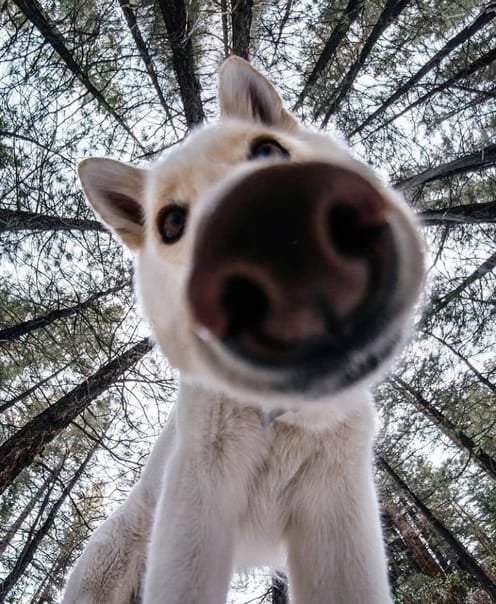
#> input picture ImageAndCamera/cat.jpg, 496 x 604 px, given in place of the camera
$ python Object_recognition.py
#> lines starting #> are read from the running program, lines starting #| are printed output that depends on the picture; after the words box and inside, x2 and y2 are one past the last pixel; in counts of white or black regions, pixels touching at a corner belong together
import cv2
import numpy as np
import imutils

cap= cv2.VideoCapture(0)
cap.set(3,640)
cap.set(4,480)


while True:
     _,frame= cap.read()
#> frame is the input picture: shape (604, 496, 3); mean B, G, R 121.4, 119.9, 122

     hsv = cv2.cvtColor(frame, cv2.COLOR_BGR2HSV)
#> hsv: shape (604, 496, 3); mean H, S, V 84.9, 30.9, 126.8

     lower_yellow = np.array([25,70,120])
     upper_yellow = np.array([30,255,255])

     lower_green  = np.array([40,70,80])
     upper_green  = np.array([70,255,255])

     lower_red = np.array([0,50,120])
     upper_red = np.array([10,255,255])

     lower_blue = np.array([90,60,0])
     upper_blue = np.array([121,255,255])

     mask1 = cv2.inRange(hsv,lower_yellow,upper_yellow)
#> mask1: shape (604, 496); every value is 0
     mask2 = cv2.inRange(hsv,lower_red,upper_green)
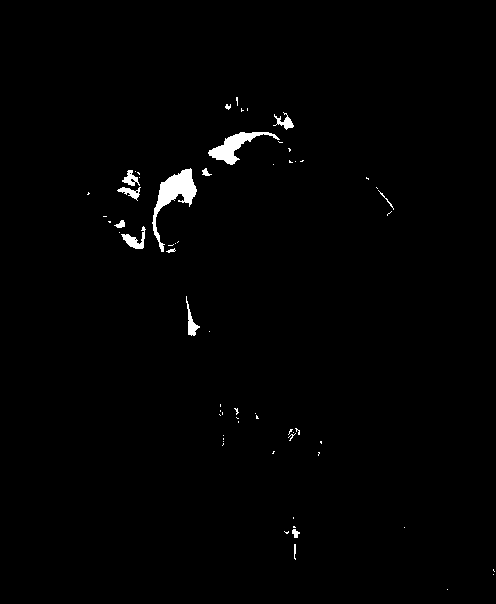
#> mask2: shape (604, 496); 1.1% white; 64 white regions (50 under 20 px), largest, box (x1, y1, x2, y2) and area: (152, 168, 197, 252) 1138, (208, 132, 280, 165) 767, (121, 226, 146, 249) 226
     mask3 = cv2.inRange(hsv,lower_blue,upper_red)
     mask4 = cv2.inRange(hsv,lower_green,upper_blue)
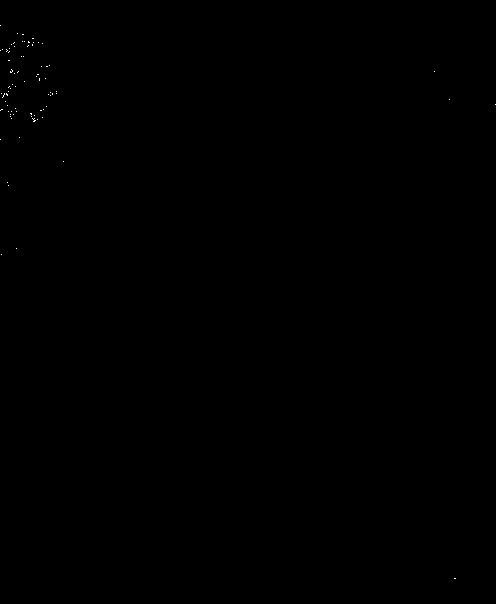
#> mask4: shape (604, 496); 0.04% white in thin lines or dots

     cnts1 = cv2.findContours(mask1, cv2.RETR_TREE, cv2.CHAIN_APPROX_SIMPLE)
#> cnts1 = 0 contours
     cnts1 = imutils.grab_contours(cnts1)
#> cnts1 = []

     cnts2 = cv2.findContours(mask2, cv2.RETR_TREE, cv2.CHAIN_APPROX_SIMPLE)
#> cnts2 = 69 contours, 59 with area under 20; largest, box (x1, y1, x2, y2) and area: (152, 168, 197, 252) 1016, (208, 132, 280, 165) 679, (121, 226, 146, 249) 181, (186, 296, 200, 336) 136, (122, 170, 140, 186) 119
     cnts2 = imutils.grab_contours(cnts2)

     cnts3 = cv2.findContours(mask3, cv2.RETR_TREE, cv2.CHAIN_APPROX_SIMPLE)
#> cnts3 = 0 contours
     cnts3 = imutils.grab_contours(cnts3)
#> cnts3 = []

     cnts4 = cv2.findContours(mask4, cv2.RETR_TREE, cv2.CHAIN_APPROX_SIMPLE)
#> cnts4 = 79 contours, all with area under 20
     cnts4 = imutils.grab_contours(cnts4)

     for c in cnts1:
        contours, _ = cv2.findContours(mask1, cv2.RETR_TREE, cv2.CHAIN_APPROX_SIMPLE)

        approx1 = cv2.approxPolyDP(c, 0.02*cv2.arcLength(c, True), True)

        x1 = approx1.ravel()[0]
        y1 = approx1.ravel()[1]

        font = cv2.FONT_HERSHEY_SIMPLEX
        area1 = cv2.contourArea(c)

        if area1 > 5000:

             cv2.drawContours(frame,[c],-1,(0,255,0), 3)

             M = cv2.moments(c)

             cx = int(M["m10"]/ M["m00"])
             cy = int(M["m01"]/ M["m00"])

             cv2.circle(frame,(cx,cy),7,(255,255,255),-1)
             cv2.putText(frame,"yellow", (cx-20,cy-20), cv2.FONT_HERSHEY_SIMPLEX, 2.5, (255,255,255), 3)


        if area1 > 400:
            cv2.drawContours(frame, [approx1], 0, (0, 0, 0), 5)
            if len(approx1) == 3:
                cv2.putText(frame, "Triangle", (x1, y1), font, 1, (0, 0, 0))
            elif len(approx1) == 4:
                cv2.putText(frame, "Square", (x1, y1), font, 1, (0, 0, 0))
            elif 10 < len(approx1) < 20:
                cv2.putText(frame, "Circle", (x1, y1), font, 1, (0, 0, 0))
#> this loop made 0 passes


     for c in cnts2:

        contours, _ = cv2.findContours(mask2, cv2.RETR_TREE, cv2.CHAIN_APPROX_SIMPLE)

        approx2 = cv2.approxPolyDP(c, 0.02*cv2.arcLength(c, True), True)

        x2 = approx2.ravel()[0]
        y2 = approx2.ravel()[1]

        font = cv2.FONT_HERSHEY_SIMPLEX
        area1 = cv2.contourArea(c)

        area2 = cv2.contourArea(c)
        if area2 > 5000:


             cv2.drawContours(frame,[c],-1,(0,255,0), 3)

             M = cv2.moments(c)

             cx = int(M["m10"]/ M["m00"])
             cy = int(M["m01"]/ M["m00"])

             cv2.circle(frame,(cx,cy),7,(255,255,255),-1)
             cv2.putText(frame,"green", (cx-20,cy-20), cv2.FONT_HERSHEY_SIMPLEX, 2.5, (255,255,255), 3)

        if area2 > 400:
            cv2.drawContours(frame, [approx2], 0, (0, 0, 0), 5)
            if len(approx2) == 3:
                cv2.putText(frame, "Triangle", (x2, y2), font, 1, (0, 0, 0))
            elif len(approx2) == 4:
                cv2.putText(frame, "Square", (x2, y2), font, 1, (0, 0, 0))
            elif 10 < len(approx2) < 20:
                cv2.putText(frame, "Circle", (x2, y2), font, 1, (0, 0, 0))
#> this loop made 69 passes
#> (x2, y2, area1, area2) on passes 6, 31, 38, 41, 47, 53, 56, 57, 64: (293, 529, 31.5, 31.5), (186, 296, 136, 136), (144, 227, 181, 181), (124, 222, 38, 38), (117, 190, 111, 111), (128, 170, 119, 119), (202, 170, 28.5, 28.5), (190, 168, 1016.5, 1016.5), (208, 153, 679, 679)
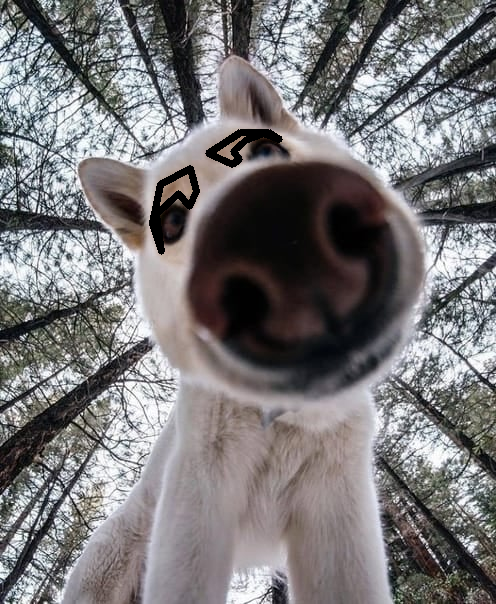
#> frame: shape (604, 496, 3); 0.83% of pixels changed, all inside (x1, y1, x2, y2) = (149, 129, 283, 255)

     for c in cnts3:

        contours, _ = cv2.findContours(mask3, cv2.RETR_TREE, cv2.CHAIN_APPROX_SIMPLE)

        approx3 = cv2.approxPolyDP(c, 0.02*cv2.arcLength(c, True), True)


        x3 = approx3.ravel()[0]
        y3 = approx3.ravel()[1]

        font = cv2.FONT_HERSHEY_SIMPLEX
        area1 = cv2.contourArea(c)

        area3 = cv2.contourArea(c)
        if area3 > 5000:

             cv2.drawContours(frame,[c],-1,(0,255,0), 3)

             M = cv2.moments(c)

             cx = int(M["m10"]/ M["m00"])
             cy = int(M["m01"]/ M["m00"])

             cv2.circle(frame,(cx,cy),7,(255,255,255),-1)
             cv2.putText(frame,"red", (cx-20,cy-20), cv2.FONT_HERSHEY_SIMPLEX, 2.5, (255,255,255), 3)

        if area3 > 400:

            cv2.drawContours(frame, [approx3], 0, (0, 0, 0), 5)
            if len(approx3) == 3:
                cv2.putText(frame, "Triangle", (x3, y3), font, 1, (0, 0, 0))
            elif len(approx3) == 4:
                cv2.putText(frame, "Square", (x3, y3), font, 1, (0, 0, 0))
            elif 10 < len(approx3) < 20:
                cv2.putText(frame, "Circle", (x3, y3), font, 1, (0, 0, 0))

     for c in cnts4:

        contours, _ = cv2.findContours(mask4, cv2.RETR_TREE, cv2.CHAIN_APPROX_SIMPLE)
        approx4 = cv2.approxPolyDP(c, 0.02*cv2.arcLength(c, True), True)
        x4 = approx4.ravel()[0]
        y4 = approx4.ravel()[1]
        font = cv2.FONT_HERSHEY_SIMPLEX
        area1 = cv2.contourArea(c)

        area4 = cv2.contourArea(c)
        if area4 > 5000:

             cv2.drawContours(frame,[c],-1,(0,255,0), 3)

             M = cv2.moments(c)

             cx = int(M["m10"]/ M["m00"])
             cy = int(M["m01"]/ M["m00"])

             cv2.circle(frame,(cx,cy),7,(255,255,255),-1)
             cv2.putText(frame,"blue", (cx-20,cy-20), cv2.FONT_HERSHEY_SIMPLEX, 2.5, (255,255,255), 3)

        if area4 > 400:
            cv2.drawContours(frame, [approx4], 0, (0, 0, 0), 5)
            if len(approx4) == 3:
                cv2.putText(frame, "Triangle", (x4, y4), font, 1, (0, 0, 0))
            elif len(approx4) == 4:
                cv2.putText(frame, "Square", (x4, y4), font, 1, (0, 0, 0))
            elif 10 < len(approx4) < 20:
                cv2.putText(frame, "Circle", (x4, y4), font, 1, (0, 0, 0))
#> this loop made 79 passes
#> c on passes 44, 45, 46, 47, 48, 49, 50, 51, 52, 54, 55, 56: [[12, 84]], [[24, 81]], [[45, 78]], [[39, 78], [39, 80]], [[36, 76]], [[37, 74], [38, 74]], [[14, 73]], [[434, 71]], [[18, 71], [17, 72]], [[46, 66], [47, 66]], [[41, 66]], [[49, 65]]
#> approx4 on pass 43: [[9, 86], [8, 87]]

     cv2.imshow("result" , frame)
     k = cv2.waitKey(5)
#> (key Esc is pressed here)
     if k == 27:
         break

cap.release()
cv2.destroyAllWindows()
